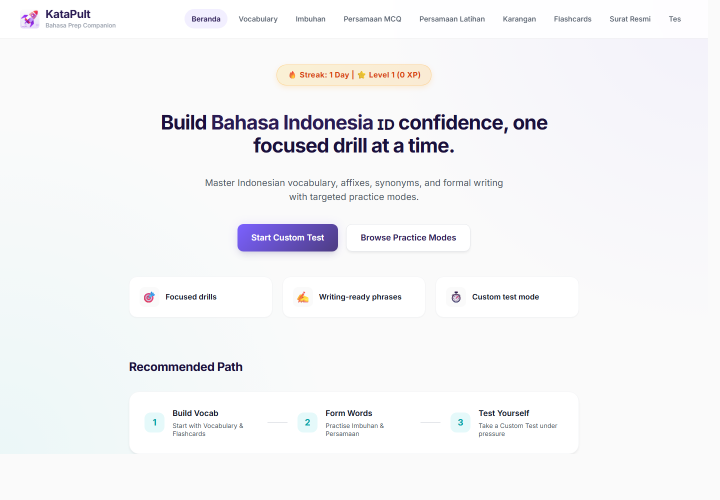
#> input picture award-demo-assets/01-home.png, 1440 x 1000 px (shown at 1/2 size); the run also reads 4 pictures not shown here
$ python create_shareable_product_gif.py
#> lines starting #> are read from the running program, lines starting #| are printed output that depends on the picture
from pathlib import Path
from PIL import Image, ImageDraw, ImageFont, ImageFilter
import shutil

ROOT = Path(__file__).resolve().parents[1]
ASSETS = ROOT / "award-demo-assets"
PACKAGE = ROOT / "product-showcase-package"
OUT_DIR = PACKAGE / "shareable_gif_frames"
GIF = PACKAGE / "KataPult_Shareable_Product_Teaser.gif"

W, H = 1280, 720

C = {
    "navy": "#080D22",
    "navy2": "#0D1733",
    "slate": "#162033",
    "slate2": "#1E293B",
    "lime": "#BFEA35",
    "lime_soft": "#ECFF99",
    "cyan": "#38D4E8",
    "white": "#FFFFFF",
    "off": "#F8FAFC",
    "muted": "#9AA7B8",
    "ink": "#111827",
    "line": "#D8DEE9",
    "soft": "#EEF2F7",
}


def font(size, bold=False):
#> called with size = 54, bold = True
    candidates = [
        "C:/Windows/Fonts/segoeuib.ttf" if bold else "C:/Windows/Fonts/segoeui.ttf",
        "C:/Windows/Fonts/arialbd.ttf" if bold else "C:/Windows/Fonts/arial.ttf",
    ]
    for candidate in candidates:
        if Path(candidate).exists():
            return ImageFont.truetype(candidate, size)
    return ImageFont.load_default()


F = {
    "hero": font(54, True),
    "h1": font(40, True),
    "h2": font(26, True),
    "body": font(20),
    "body_b": font(20, True),
    "small": font(15),
    "small_b": font(15, True),
    "tiny": font(12),
    "metric": font(34, True),
}


def ease(t):
    t = max(0, min(1, t))
    return 1 - (1 - t) ** 3


def rgba(hex_color, alpha=255):
    hex_color = hex_color.lstrip("#")
    return tuple(int(hex_color[i:i + 2], 16) for i in (0, 2, 4)) + (alpha,)


def base():
    img = Image.new("RGBA", (W, H), rgba(C["navy"]))
    d = ImageDraw.Draw(img)
    d.rectangle((0, 0, W, 10), fill=C["lime"])
    d.rectangle((0, H - 8, W, H), fill="#070B1D")
    return img


def add_shadow(layer, box, radius=26, blur=18, alpha=95):
    shadow = Image.new("RGBA", layer.size, (0, 0, 0, 0))
    sd = ImageDraw.Draw(shadow)
    sd.rounded_rectangle(box, radius=radius, fill=(0, 0, 0, alpha))
    shadow = shadow.filter(ImageFilter.GaussianBlur(blur))
    layer.alpha_composite(shadow)


def rounded(draw, box, fill, outline=None, radius=24, width=2):
    draw.rounded_rectangle(box, radius=radius, fill=fill, outline=outline, width=width)


def wrap(draw, body, fnt, max_w):
    words = body.split()
    lines, cur = [], ""
    for word in words:
        test = (cur + " " + word).strip()
        if draw.textbbox((0, 0), test, font=fnt)[2] <= max_w:
            cur = test
        else:
            if cur:
                lines.append(cur)
            cur = word
    if cur:
        lines.append(cur)
    return lines


def text(draw, xy, body, fnt, fill, max_w=None, spacing=1.18, alpha=255):
    x, y = xy
    fill_rgba = rgba(fill, alpha) if isinstance(fill, str) and fill.startswith("#") else fill
    lines = []
    for para in str(body).split("\n"):
        lines.extend(wrap(draw, para, fnt, max_w) if max_w else [para])
    for line in lines:
        draw.text((x, y), line, font=fnt, fill=fill_rgba)
        y += int(fnt.size * spacing)
    return y


def pill(draw, box, label, fill, fg=C["navy"], fnt=None):
    fnt = fnt or F["small_b"]
    rounded(draw, box, fill, radius=999)
    b = draw.textbbox((0, 0), label, font=fnt)
    draw.text(
        (box[0] + (box[2] - box[0] - (b[2] - b[0])) / 2, box[1] + (box[3] - box[1] - (b[3] - b[1])) / 2 - 1),
        label,
        font=fnt,
        fill=fg,
    )


def load_shot(name, size):
    shot = Image.open(ASSETS / name).convert("RGBA")
    shot.thumbnail(size)
    canvas = Image.new("RGBA", size, rgba(C["white"]))
    canvas.alpha_composite(shot, ((size[0] - shot.width) // 2, (size[1] - shot.height) // 2))
    return canvas


def browser(layer, shot, box, scale=1.0):
    x1, y1, x2, y2 = box
    cx, cy = (x1 + x2) / 2, (y1 + y2) / 2
    w, h = (x2 - x1) * scale, (y2 - y1) * scale
    x1, y1, x2, y2 = int(cx - w / 2), int(cy - h / 2), int(cx + w / 2), int(cy + h / 2)
    add_shadow(layer, (x1, y1, x2, y2), radius=28, blur=22, alpha=120)
    d = ImageDraw.Draw(layer)
    rounded(d, (x1, y1, x2, y2), C["white"], outline="#2A3551", radius=28, width=2)
    rounded(d, (x1, y1, x2, y1 + 38), C["soft"], radius=28)
    for i, col in enumerate(["#F87171", "#FACC15", "#34D399"]):
        d.ellipse((x1 + 24 + i * 24, y1 + 14, x1 + 36 + i * 24, y1 + 26), fill=col)
    d.rounded_rectangle((x1 + 130, y1 + 12, x2 - 30, y1 + 28), radius=8, fill="#E2E8F0")
    shot_img = load_shot(shot, (x2 - x1 - 30, y2 - y1 - 54))
    layer.alpha_composite(shot_img, (x1 + 15, y1 + 46))


# [16 lines left out: functions mini_card, metric_card, not called in this run]


def material_card(layer, box, label, detail=None, progress=1.0):
    d = ImageDraw.Draw(layer)
    dy = int((1 - ease(progress)) * 18)
    box = (box[0], box[1] + dy, box[2], box[3] + dy)
    rounded(d, box, "#172033", outline="#354665", radius=18, width=2)
    text(d, (box[0] + 18, box[1] + 14), label, F["body_b"], C["white"], box[2] - box[0] - 36)
    if detail:
        text(d, (box[0] + 18, box[1] + 44), detail, F["small"], C["muted"], box[2] - box[0] - 36)


def module_card(layer, box, title, detail, active=False):
    d = ImageDraw.Draw(layer)
    fill = "#1B2740" if active else "#121B31"
    outline = C["lime"] if active else "#33415F"
    rounded(d, box, fill, outline=outline, radius=22, width=2)
    dot = C["lime"] if active else "#4C5B78"
    d.rounded_rectangle((box[0] + 20, box[1] + 22, box[0] + 48, box[1] + 50), radius=10, fill=dot)
    text(d, (box[0] + 66, box[1] + 16), title, F["body_b"], C["white"], box[2] - box[0] - 88)
    text(d, (box[0] + 66, box[1] + 48), detail, F["small"], C["muted"], box[2] - box[0] - 88)


# [22 lines left out: functions feedback_card, floating_tag, save_frame, not called in this run]


def scene_problem(t):
    img = base()
    d = ImageDraw.Draw(img)
    pill(d, (64, 44, 198, 82), "PROBLEM", C["lime"], C["navy"])
    title_bottom = text(d, (72, 124), "Bahasa I2 prep\nwas scattered.", F["hero"], C["white"], 560)
    text(d, (76, title_bottom + 22), "Useful materials existed, but practice was fragmented.", F["body"], C["cyan"], 650)

    cards = [
        ((86, 360, 300, 438), "Notes", "Personal summaries"),
        ((330, 420, 544, 498), "PDFs", "Reference files"),
        ((574, 350, 788, 428), "Screenshots", "Saved examples"),
        ((816, 426, 1030, 504), "Links", "Useful pages"),
        ((206, 520, 420, 598), "Quizlet", "Existing sets"),
        ((646, 535, 860, 613), "LLM prompts", "Extra practice"),
    ]
    for i, (box, label, detail) in enumerate(cards):
        progress = min(1, max(0, t * 5 - i * 0.36))
        material_card(img, box, label, detail, progress)

    rounded(d, (930, 170, 1195, 260), "#10182D", outline="#2A3653", radius=24)
    text(d, (958, 195), "The gap was practice", F["body_b"], C["white"], 210)
    text(d, (958, 226), "not content", F["body_b"], C["lime"], 210)
    text(d, (76, 646), "Reading across resources was not the same as repeatable practice.", F["body_b"], C["white"], 900)
    return img


def scene_solution(t):
    img = base()
    d = ImageDraw.Draw(img)
    pill(d, (64, 44, 198, 82), "SOLUTION", C["lime"], C["navy"])
    title_bottom = text(d, (70, 120), "One place for\nfocused practice.", F["hero"], C["white"], 600)
    text(d, (74, title_bottom + 24), "Short drills for vocabulary, imbuhan, persamaan and writing.", F["body"], C["cyan"], 420)

    start = [(78, 390), (236, 456), (104, 530), (306, 360)]
    labels = ["Notes", "PDFs", "Links", "Prompts"]
    target = (568, 410)
    for i, (sx, sy) in enumerate(start):
        reveal = ease(t)
        x = int(sx + (target[0] - sx) * reveal)
        y = int(sy + (target[1] - sy) * reveal)
        w = int(130 - 46 * reveal)
        h = int(42 - 14 * reveal)
        if reveal < 0.94:
            rounded(d, (x, y, x + w, y + h), "#172033", outline="#354665", radius=14)
            text(d, (x + 14, y + 9), labels[i], F["small_b"], C["white"])

    browser(img, "01-home.png", (540, 100, 1215, 600), scale=0.94 + 0.06 * ease(t))
    for i, label in enumerate(["Vocabulary", "Imbuhan", "Persamaan", "Tests"]):
        x = 620 + i * 134
        y = 616
        pill(d, (x, y, x + 118, y + 36), label, "#172033", C["white"], F["tiny"])

    loop = [("Choose", 78), ("Drill", 190), ("Review", 302), ("Track", 414)]
    for i, (label, x) in enumerate(loop):
        active = ease(min(1, max(0, t * 4 - i * 0.45)))
        fill = C["lime"] if active > 0.7 else "#172033"
        fg = C["navy"] if active > 0.7 else C["white"]
        pill(d, (x, 464, x + 86, 500), label, fill, fg, F["tiny"])
    return img


def scene_practice(t):
    img = base()
    d = ImageDraw.Draw(img)
    pill(d, (64, 44, 188, 82), "PRACTICE", C["lime"], C["navy"])
    title_bottom = text(d, (70, 120), "Pick a weak area.", F["hero"], C["white"], 620)
    text(d, (74, title_bottom + 22), "Practise in 5 to 10 minute pockets.", F["body"], C["cyan"], 560)

    shots = ["03-imbuhan.png", "04-persamaan.png", "05-flashcards.png", "06-test-setup.png"]
    idx = min(len(shots) - 1, int(t * len(shots)))
    browser(img, shots[idx], (555, 95, 1215, 608))

    modules = [
        ("Imbuhan", "Word formation drills"),
        ("Persamaan", "Synonym precision"),
        ("Flashcards", "Recall and review"),
        ("Custom test", "Mixed pressure practice"),
    ]
    for i, (title, detail) in enumerate(modules):
        y = 306 + i * 84
        module_card(img, (78, y, 442, y + 76), title, detail, active=i == idx)

    text(d, (82, 646), "Pick a module, practise, continue later.", F["body_b"], C["white"], 650)
    return img


def scene_feedback(t):
    img = base()
    d = ImageDraw.Draw(img)
    pill(d, (64, 44, 208, 82), "FEEDBACK", C["lime"], C["navy"])
    title_bottom = text(d, (70, 120), "Get feedback.\nBuild the habit.", F["hero"], C["white"], 610)
    text(d, (74, title_bottom + 22), "Active recall beats rereading notes.", F["body"], C["cyan"], 560)

    browser(img, "07-daily-challenge.png", (560, 92, 1215, 590), scale=0.98)

    reveal = ease(t)
    cards = [
        ((78, 330, 442, 408), "Check answers", "Know what to repeat", C["lime"]),
        ((78, 430, 442, 508), "Daily challenge", "A small routine to return to", C["cyan"]),
        ((78, 530, 442, 608), "Track practice", "See what you covered", C["lime"]),
    ]
    for i, (box, title, detail, accent) in enumerate(cards):
        p = min(1, max(0, reveal * 3 - i * 0.5))
        shifted = (box[0], box[1] + int((1 - p) * 24), box[2], box[3] + int((1 - p) * 24))
        feedback_card(img, shifted, title, detail, accent)

    if reveal > 0.25:
        floating_tag(img, (805, 470, 1040, 532), "Instant check", "Repeat the weak item", C["lime"])
    if reveal > 0.55:
        floating_tag(img, (890, 378, 1115, 440), "Progress cue", "Streak, XP, level", C["cyan"])
    return img


# [24 lines left out: function scene_end, not called in this run]


def add_scene(raw_frames, prefix, painter, steps=5, hold=1200):
    for i in range(steps):
        t = i / max(1, steps - 1)
        duration = 110 if i < steps - 1 else hold
        raw_frames.append((prefix, painter(t), duration))


def add_transition(raw_frames, prev_img, next_img, prefix):
    for i, alpha in enumerate([0.33, 0.66], start=1):
        blended = Image.blend(prev_img.convert("RGBA"), next_img.convert("RGBA"), alpha)
        raw_frames.append((f"{prefix}_transition_{i:02d}", blended, 120))


def make_gif():
    if OUT_DIR.exists():
        shutil.rmtree(OUT_DIR)
    OUT_DIR.mkdir(parents=True, exist_ok=True)

    scenes = [
        ("01_problem", scene_problem, 6, 1900),
        ("02_solution", scene_solution, 6, 2100),
        ("03_practice", scene_practice, 8, 2100),
        ("04_feedback", scene_feedback, 6, 2100),
        ("05_end", scene_end, 6, 2600),
    ]
    raw = []
    previous_last = None
    for prefix, painter, steps, hold in scenes:
        scene_raw = []
        add_scene(scene_raw, prefix, painter, steps=steps, hold=hold)
        if previous_last is not None:
            add_transition(raw, previous_last, scene_raw[0][1], prefix)
        raw.extend(scene_raw)
        previous_last = scene_raw[-1][1]
#> this loop made 4 passes
#> pass 1, in base, `img = Image.new("RGBA", (W, H), rgba(C["navy"]))`:
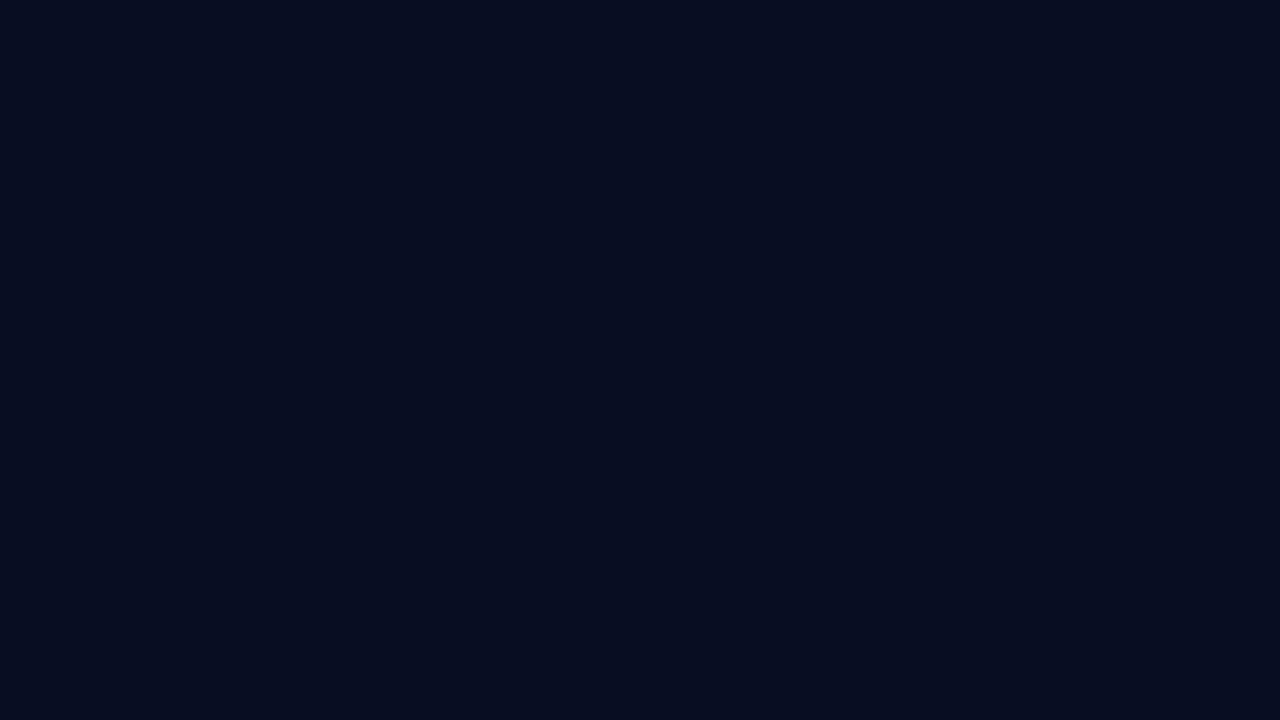
#> img: PIL image 1280x720 RGBA; mean R, G, B, A 8, 13, 34, 255
#> pass 1, in make_gif, `previous_last = scene_raw[-1][1]`:
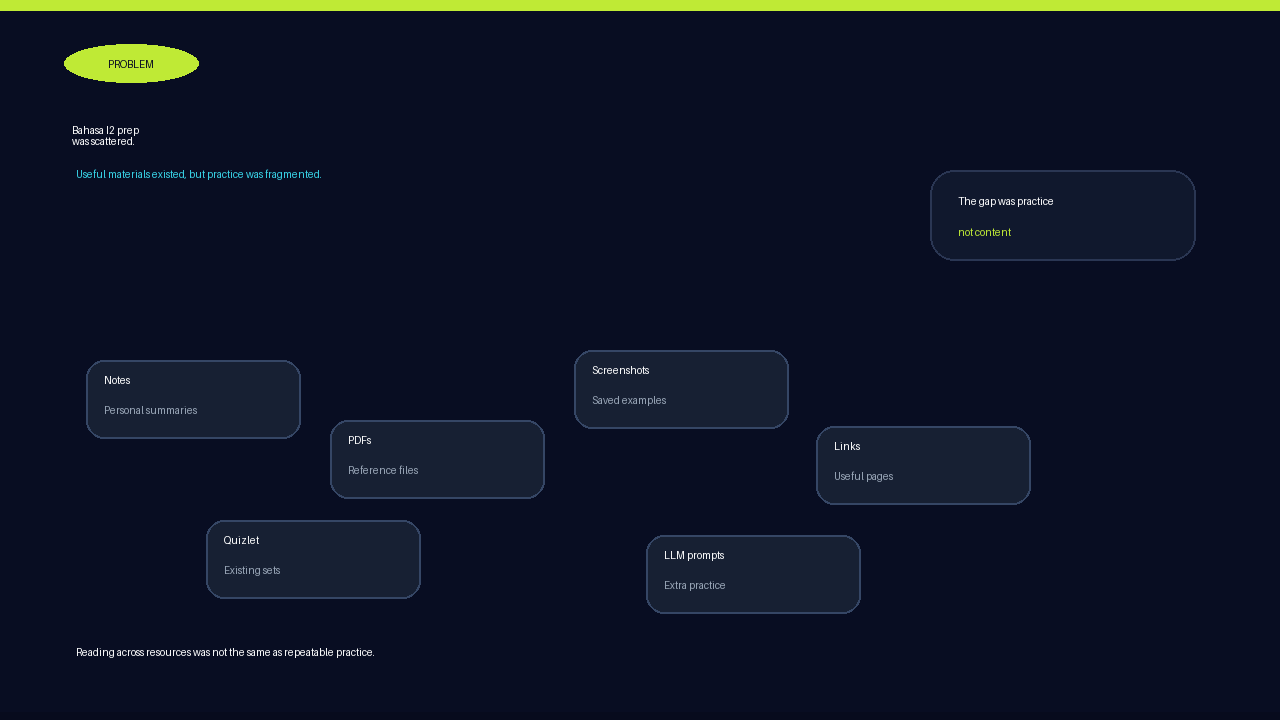
#> previous_last: PIL image 1280x720 RGBA; mean R, G, B, A 14.3, 20.7, 37.5, 255
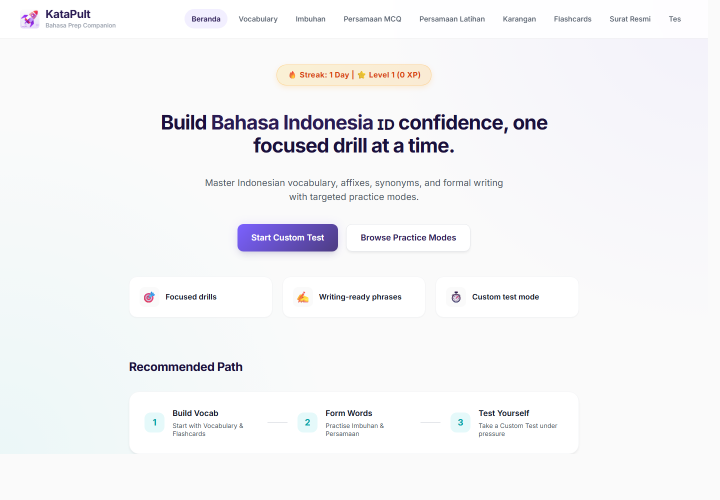
#> input picture award-demo-assets/01-home.png, 1440 x 1000 px (shown at 1/2 size)
#> after the loop, raw = 24 items

    frames = []
    for idx, (prefix, image, duration) in enumerate(raw, start=1):
        frames.append((save_frame(image, f"{idx:02d}_{prefix}"), duration))

    images = [Image.open(path).convert("P", palette=Image.ADAPTIVE, colors=128) for path, _ in frames]
    durations = [duration for _, duration in frames]
    images[0].save(GIF, save_all=True, append_images=images[1:], duration=durations, loop=0, optimize=True)
    return GIF, OUT_DIR, len(frames), sum(durations)


if __name__ == "__main__":
#> (the run stopped early here; a loop or call above may not have finished)
